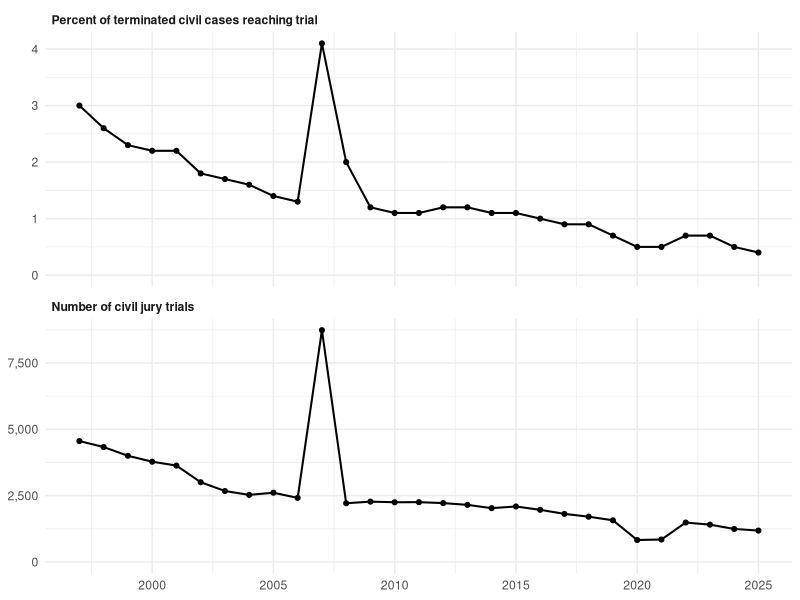

Recreate this plot in R.
## ---- chunk 1
#| label: fig-trial-rate
#| fig-cap: "Federal civil cases reaching trial, fiscal years 1997--2025. The 2007 spike reflects thousands of mass-tort cases recorded as terminated during or after trial. Source: Admin. Off. of the U.S. Cts., *Judicial Business of the United States Courts* tbl. C-4 (1997--2025)."
#| echo: false
#| fig-width: 6.5
#| fig-height: 4.5
library(ggplot2)

trials <- read.csv("data/c4_trial_rates.csv")
panels <- rbind(
  data.frame(year = trials$year, value = trials$pct_trial,
             panel = "Percent of terminated civil cases reaching trial"),
  data.frame(year = trials$year, value = trials$jury,
             panel = "Number of civil jury trials")
)
panels$panel <- factor(panels$panel, levels = unique(panels$panel))

ggplot(panels, aes(year, value)) +
  geom_line(linewidth = 0.7) +
  geom_point(size = 1.4) +
  facet_wrap(~panel, ncol = 1, scales = "free_y") +
  scale_y_continuous(limits = c(0, NA), labels = scales::label_comma()) +
  labs(x = NULL, y = NULL) +
  theme_minimal(base_size = 11) +
  theme(strip.text = element_text(hjust = 0, face = "bold"))
